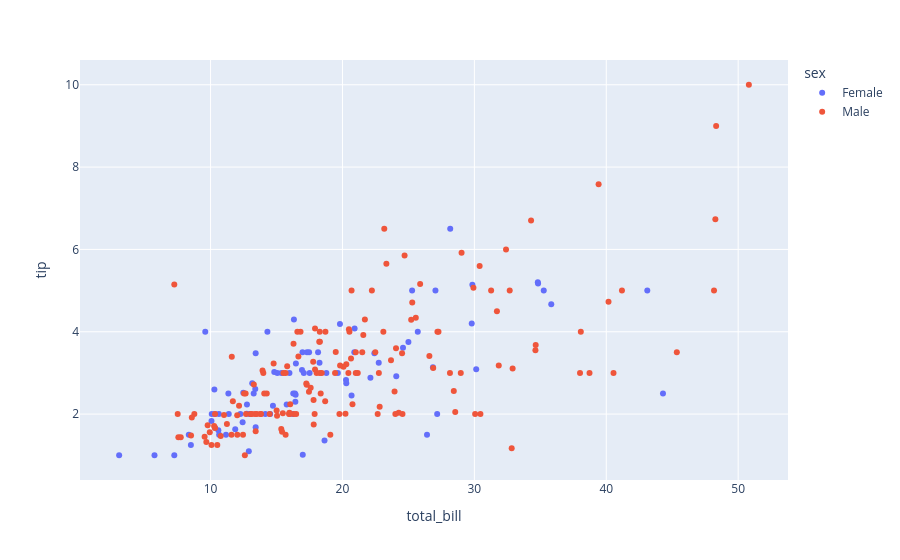

Write notebook code for a chart like this one.
### Markdown cell above
---

**5. Інтерактивна діаграма розсіювання**

Створіть з допомогою бібліотек Plotly інтерактивний scatter plot для `total_bill` vs `tip` з кольором за статтю (`sex`).

### Code cell
import plotly.express as px

fig = px.scatter(df, x='total_bill', y='tip', color='sex')
fig.show()

### Figure 1 — Plotly figure (JSON) as saved in the notebook; plotly's stock layout.template omitted (floating-point values rounded to 4 significant figures; data arrays with more than 128 entries replaced by an {"elided": "..."} marker saying what was removed)
{"data": [{"hovertemplate": "sex=Female<br>total_bill=%{x}<br>tip=%{y}<extra></extra>", "legendgroup": "Female", "marker": {"color": "#636efa", "symbol": "circle"}, "mode": "markers", "name": "Female", "orientation": "v", "showlegend": true, "type": "scatter", "x": [16.99, 24.59, 35.26, 14.83, 10.33, 16.97, 20.29, 15.77, 19.65, 15.06, 20.69, 16.93, 10.29, 34.81, 26.41, 16.45, 3.07, 17.07, 26.86, 25.28, 14.73, 10.07, 34.83, 5.75, 16.32, 22.75, 11.35, 15.38, 44.3, 22.42, 20.92, 14.31, 7.25, 25.71, 17.31, 10.65, 12.43, 24.08, 13.42, 12.48, 29.8, 14.52, 11.38, 20.27, 11.17, 12.26, 18.26, 8.51, 10.33, 14.15, 13.16, 17.47, 27.05, 16.43, 8.35, 18.64, 11.87, 29.85, 25.0, 13.39, 16.21, 17.51, 10.59, 10.63, 9.6, 20.9, 18.15, 19.81, 43.11, 13.0, 12.74, 13.0, 16.4, 16.47, 12.76, 13.27, 28.17, 12.9, 30.14, 13.42, 15.98, 16.27, 10.09, 22.12, 35.83, 27.18, 18.78], "xaxis": "x", "y": [1.01, 3.61, 5.0, 3.02, 1.67, 3.5, 2.75, 2.23, 3.0, 3.0, 2.45, 3.07, 2.6, 5.2, 1.5, 2.47, 1.0, 3.0, 3.14, 5.0, 2.2, 1.83, 5.17, 1.0, 4.3, 3.25, 2.5, 3.0, 2.5, 3.48, 4.08, 4.0, 1.0, 4.0, 3.5, 1.5, 1.8, 2.92, 1.68, 2.52, 4.2, 2.0, 2.0, 2.83, 1.5, 2.0, 3.25, 1.25, 2.0, 2.0, 2.75, 3.5, 5.0, 2.3, 1.5, 1.36, 1.63, 5.14, 3.75, 2.61, 2.0, 3.0, 1.61, 2.0, 4.0, 3.5, 3.5, 4.19, 5.0, 2.0, 2.01, 2.0, 2.5, 3.23, 2.23, 2.5, 6.5, 1.1, 3.09, 3.48, 3.0, 2.5, 2.0, 2.88, 4.67, 2.0, 3.0], "yaxis": "y"}, {"hovertemplate": "sex=Male<br>total_bill=%{x}<br>tip=%{y}<extra></extra>", "legendgroup": "Male", "marker": {"color": "#EF553B", "symbol": "circle"}, "mode": "markers", "name": "Male", "orientation": "v", "showlegend": true, "type": "scatter", "x": {"elided": "157 float values"}, "xaxis": "x", "y": {"elided": "157 float values"}, "yaxis": "y"}], "layout": {"legend": {"title": {"text": "sex"}, "tracegroupgap": 0}, "margin": {"t": 60}, "xaxis": {"anchor": "y", "domain": [0, 1], "title": {"text": "total_bill"}}, "yaxis": {"anchor": "x", "domain": [0, 1], "title": {"text": "tip"}}}}
